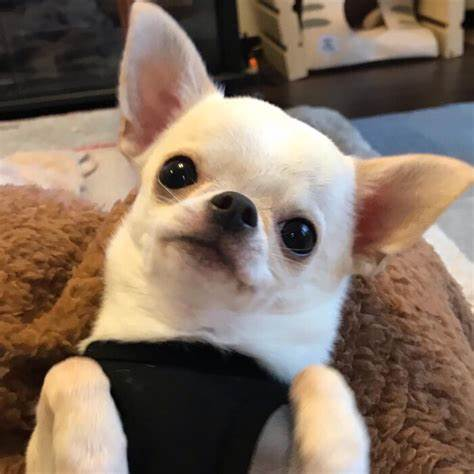
#> input picture 全局阈值和自适应阈值/dog.jpg, 474 x 474 px
$ python adaptive_yuzhi.py
#> lines starting #> are read from the running program, lines starting #| are printed output that depends on the picture; after the words box and inside, x2 and y2 are one past the last pixel; in counts of white or black regions, pixels touching at a corner belong together
import cv2
import numpy as np
from matplotlib import pyplot as plt
img = cv2.imread('dog.jpg')
#> img is the input picture: shape (474, 474, 3); mean B, G, R 97.5, 112.3, 130.9
GrayImage=cv2.cvtColor(img,cv2.COLOR_BGR2GRAY)
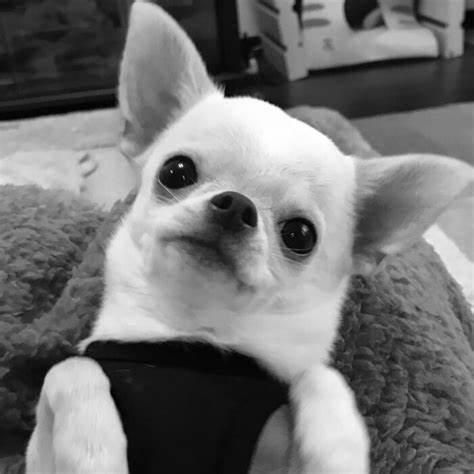
#> GrayImage: shape (474, 474); min 0, max 255, mean 116.2
# 中值滤波
# GrayImage= cv2.medianBlur(GrayImage,5)
ret,th1 = cv2.threshold(GrayImage,127,255,cv2.THRESH_BINARY)
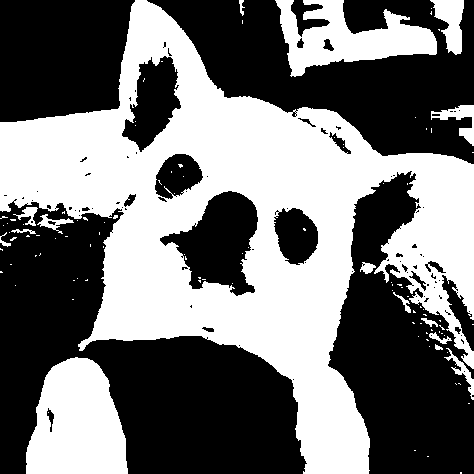
#> th1: shape (474, 474); 45.6% white; 107 white regions (91 under 20 px), largest, box (x1, y1, x2, y2) and area: (0, 0, 474, 474) 83873, (26, 357, 128, 474) 9065, (275, 0, 437, 77) 6216
print('retval',ret)
print('dst ',th1)
#> (printed output is left out)
#3 为Block size, 5为param1值
th2 = cv2.adaptiveThreshold(GrayImage,255,cv2.ADAPTIVE_THRESH_MEAN_C,cv2.THRESH_BINARY,3,5)
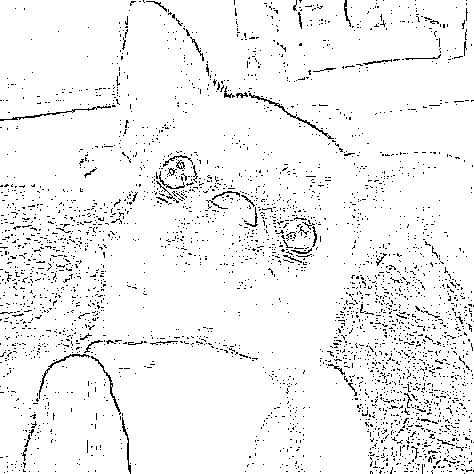
#> th2: shape (474, 474); 95.1% white; black in thin lines or dots
th3 = cv2.adaptiveThreshold(GrayImage,255,cv2.ADAPTIVE_THRESH_GAUSSIAN_C,cv2.THRESH_BINARY,3,5)
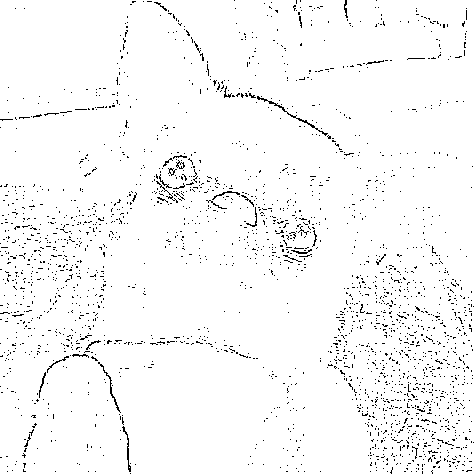
#> th3: shape (474, 474); 97.1% white; black in thin lines or dots
titles = ['Gray Image', 'Global Thresholding (v = 127)',
'Adaptive Mean Thresholding', 'Adaptive Gaussian Thresholding']
images = [GrayImage, th1, th2, th3]

for i in range(4):
   plt.subplot(2,2,i+1),plt.imshow(images[i],'gray')
   plt.title(titles[i])
   plt.xticks([]),plt.yticks([])
plt.show()
